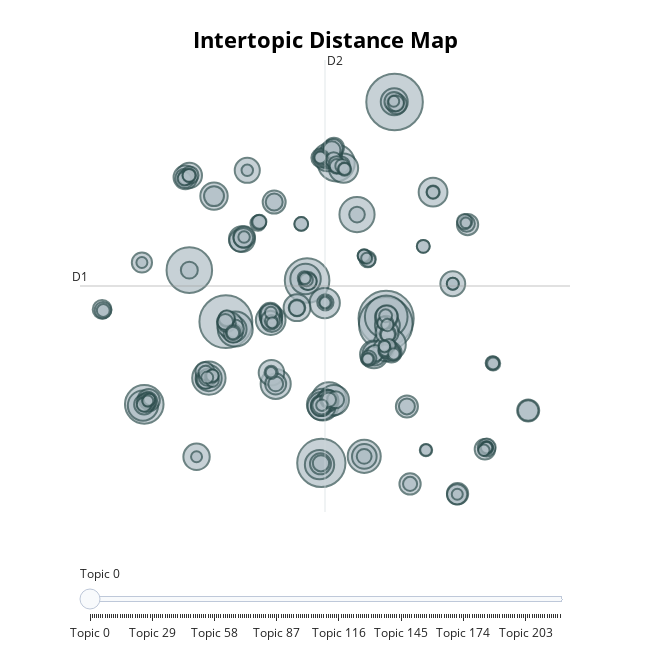

Notebook code for this chart:
### Code cell
bertopic_name = f'{model_path}/bertopic_model.pt'

if not os.path.exists(bertopic_name):
    text_train = train_dataset['cleaned_text']
    bertopic_model = train_bertopic(docs=text_train)
    bertopic_model.save(bertopic_name)

bertopic_model = BERTopic.load(bertopic_name)
bertopic_model.visualize_topics()

### Figure 1 — Plotly figure (JSON) as saved in the notebook; plotly's stock layout.template omitted (floating-point values rounded to 4 significant figures; data arrays with more than 128 entries replaced by an {"elided": "..."} marker saying what was removed)
{"data": [{"customdata": {"elided": "220x3 mixed values"}, "hovertemplate": "<b>Topic %{customdata[0]}</b><br>%{customdata[1]}<br>Size: %{customdata[2]}", "legendgroup": "", "marker": {"color": "#B0BEC5", "line": {"color": "DarkSlateGrey", "width": 2}, "size": {"elided": "220 int values"}, "sizemode": "area", "sizeref": 0.1812, "symbol": "circle"}, "mode": "markers", "name": "", "orientation": "v", "showlegend": false, "type": "scatter", "x": {"elided": "220 float values"}, "xaxis": "x", "y": {"elided": "220 float values"}, "yaxis": "y"}], "layout": {"annotations": [{"showarrow": false, "text": "D1", "x": -12.37, "y": 6.922, "yshift": 10}, {"showarrow": false, "text": "D2", "x": 5.515, "xshift": 10, "y": 24.23}], "height": 650, "hoverlabel": {"bgcolor": "white", "font": {"family": "Rockwell", "size": 16}}, "legend": {"itemsizing": "constant", "tracegroupgap": 0}, "margin": {"t": 60}, "shapes": [{"line": {"color": "#CFD8DC", "width": 2}, "type": "line", "x0": 5.515, "x1": 5.515, "y0": -10.39, "y1": 24.23}, {"line": {"color": "#9E9E9E", "width": 2}, "type": "line", "x0": -12.37, "x1": 23.4, "y0": 6.922, "y1": 6.922}], "sliders": [{"active": 0, "pad": {"t": 50}, "steps": [{"args": [{"marker.color": {"elided": "1x220 str values"}}], "label": "Topic 0", "method": "update"}, {"args": [{"marker.color": {"elided": "1x220 str values"}}], "label": "Topic 1", "method": "update"}, {"args": [{"marker.color": {"elided": "1x220 str values"}}], "label": "Topic 2", "method": "update"}, {"args": [{"marker.color": {"elided": "1x220 str values"}}], "label": "Topic 3", "method": "update"}, {"args": [{"marker.color": {"elided": "1x220 str values"}}], "label": "Topic 4", "method": "update"}, {"args": [{"marker.color": {"elided": "1x220 str values"}}], "label": "Topic 5", "method": "update"}, {"args": [{"marker.color": {"elided": "1x220 str values"}}], "label": "Topic 6", "method": "update"}, {"args": [{"marker.color": {"elided": "1x220 str values"}}], "label": "Topic 7", "method": "update"}, {"args": [{"marker.color": {"elided": "1x220 str values"}}], "label": "Topic 8", "method": "update"}, {"args": [{"marker.color": {"elided": "1x220 str values"}}], "label": "Topic 9", "method": "update"}, {"args": [{"marker.color": {"elided": "1x220 str values"}}], "label": "Topic 10", "method": "update"}, {"args": [{"marker.color": {"elided": "1x220 str values"}}], "label": "Topic 11", "method": "update"}, {"args": [{"marker.color": {"elided": "1x220 str values"}}], "label": "Topic 12", "method": "update"}, {"args": [{"marker.color": {"elided": "1x220 str values"}}], "label": "Topic 13", "method": "update"}, {"args": [{"marker.color": {"elided": "1x220 str values"}}], "label": "Topic 14", "method": "update"}, {"args": [{"marker.color": {"elided": "1x220 str values"}}], "label": "Topic 15", "method": "update"}, {"args": [{"marker.color": {"elided": "1x220 str values"}}], "label": "Topic 16", "method": "update"}, {"args": [{"marker.color": {"elided": "1x220 str values"}}], "label": "Topic 17", "method": "update"}, {"args": [{"marker.color": {"elided": "1x220 str values"}}], "label": "Topic 18", "method": "update"}, {"args": [{"marker.color": {"elided": "1x220 str values"}}], "label": "Topic 19", "method": "update"}, {"args": [{"marker.color": {"elided": "1x220 str values"}}], "label": "Topic 20", "method": "update"}, {"args": [{"marker.color": {"elided": "1x220 str values"}}], "label": "Topic 21", "method": "update"}, {"args": [{"marker.color": {"elided": "1x220 str values"}}], "label": "Topic 22", "method": "update"}, {"args": [{"marker.color": {"elided": "1x220 str values"}}], "label": "Topic 23", "method": "update"}, {"args": [{"marker.color": {"elided": "1x220 str values"}}], "label": "Topic 24", "method": "update"}, {"args": [{"marker.color": {"elided": "1x220 str values"}}], "label": "Topic 25", "method": "update"}, {"args": [{"marker.color": {"elided": "1x220 str values"}}], "label": "Topic 26", "method": "update"}, {"args": [{"marker.color": {"elided": "1x220 str values"}}], "label": "Topic 27", "method": "update"}, {"args": [{"marker.color": {"elided": "1x220 str values"}}], "label": "Topic 28", "method": "update"}, {"args": [{"marker.color": {"elided": "1x220 str values"}}], "label": "Topic 29", "method": "update"}, {"args": [{"marker.color": {"elided": "1x220 str values"}}], "label": "Topic 30", "method": "update"}, {"args": [{"marker.color": {"elided": "1x220 str values"}}], "label": "Topic 31", "method": "update"}, {"args": [{"marker.color": {"elided": "1x220 str values"}}], "label": "Topic 32", "method": "update"}, {"args": [{"marker.color": {"elided": "1x220 str values"}}], "label": "Topic 33", "method": "update"}, {"args": [{"marker.color": {"elided": "1x220 str values"}}], "label": "Topic 34", "method": "update"}, {"args": [{"marker.color": {"elided": "1x220 str values"}}], "label": "Topic 35", "method": "update"}, {"args": [{"marker.color": {"elided": "1x220 str values"}}], "label": "Topic 36", "method": "update"}, {"args": [{"marker.color": {"elided": "1x220 str values"}}], "label": "Topic 37", "method": "update"}, {"args": [{"marker.color": {"elided": "1x220 str values"}}], "label": "Topic 38", "method": "update"}, {"args": [{"marker.color": {"elided": "1x220 str values"}}], "label": "Topic 39", "method": "update"}, {"args": [{"marker.color": {"elided": "1x220 str values"}}], "label": "Topic 40", "method": "update"}, {"args": [{"marker.color": {"elided": "1x220 str values"}}], "label": "Topic 41", "method": "update"}, {"args": [{"marker.color": {"elided": "1x220 str values"}}], "label": "Topic 42", "method": "update"}, {"args": [{"marker.color": {"elided": "1x220 str values"}}], "label": "Topic 43", "method": "update"}, {"args": [{"marker.color": {"elided": "1x220 str values"}}], "label": "Topic 44", "method": "update"}, {"args": [{"marker.color": {"elided": "1x220 str values"}}], "label": "Topic 45", "method": "update"}, {"args": [{"marker.color": {"elided": "1x220 str values"}}], "label": "Topic 46", "method": "update"}, {"args": [{"marker.color": {"elided": "1x220 str values"}}], "label": "Topic 47", "method": "update"}, {"args": [{"marker.color": {"elided": "1x220 str values"}}], "label": "Topic 48", "method": "update"}, {"args": [{"marker.color": {"elided": "1x220 str values"}}], "label": "Topic 49", "method": "update"}, {"args": [{"marker.color": {"elided": "1x220 str values"}}], "label": "Topic 50", "method": "update"}, {"args": [{"marker.color": {"elided": "1x220 str values"}}], "label": "Topic 51", "method": "update"}, {"args": [{"marker.color": {"elided": "1x220 str values"}}], "label": "Topic 52", "method": "update"}, {"args": [{"marker.color": {"elided": "1x220 str values"}}], "label": "Topic 53", "method": "update"}, {"args": [{"marker.color": {"elided": "1x220 str values"}}], "label": "Topic 54", "method": "update"}, {"args": [{"marker.color": {"elided": "1x220 str values"}}], "label": "Topic 55", "method": "update"}, {"args": [{"marker.color": {"elided": "1x220 str values"}}], "label": "Topic 56", "method": "update"}, {"args": [{"marker.color": {"elided": "1x220 str values"}}], "label": "Topic 57", "method": "update"}, {"args": [{"marker.color": {"elided": "1x220 str values"}}], "label": "Topic 58", "method": "update"}, {"args": [{"marker.color": {"elided": "1x220 str values"}}], "label": "Topic 59", "method": "update"}, {"args": [{"marker.color": {"elided": "1x220 str values"}}], "label": "Topic 60", "method": "update"}, {"args": [{"marker.color": {"elided": "1x220 str values"}}], "label": "Topic 61", "method": "update"}, {"args": [{"marker.color": {"elided": "1x220 str values"}}], "label": "Topic 62", "method": "update"}, {"args": [{"marker.color": {"elided": "1x220 str values"}}], "label": "Topic 63", "method": "update"}, {"args": [{"marker.color": {"elided": "1x220 str values"}}], "label": "Topic 64", "method": "update"}, {"args": [{"marker.color": {"elided": "1x220 str values"}}], "label": "Topic 65", "method": "update"}, {"args": [{"marker.color": {"elided": "1x220 str values"}}], "label": "Topic 66", "method": "update"}, {"args": [{"marker.color": {"elided": "1x220 str values"}}], "label": "Topic 67", "method": "update"}, {"args": [{"marker.color": {"elided": "1x220 str values"}}], "label": "Topic 68", "method": "update"}, {"args": [{"marker.color": {"elided": "1x220 str values"}}], "label": "Topic 69", "method": "update"}, {"args": [{"marker.color": {"elided": "1x220 str values"}}], "label": "Topic 70", "method": "update"}, {"args": [{"marker.color": {"elided": "1x220 str values"}}], "label": "Topic 71", "method": "update"}, {"args": [{"marker.color": {"elided": "1x220 str values"}}], "label": "Topic 72", "method": "update"}, {"args": [{"marker.color": {"elided": "1x220 str values"}}], "label": "Topic 73", "method": "update"}, {"args": [{"marker.color": {"elided": "1x220 str values"}}], "label": "Topic 74", "method": "update"}, {"args": [{"marker.color": {"elided": "1x220 str values"}}], "label": "Topic 75", "method": "update"}, {"args": [{"marker.color": {"elided": "1x220 str values"}}], "label": "Topic 76", "method": "update"}, {"args": [{"marker.color": {"elided": "1x220 str values"}}], "label": "Topic 77", "method": "update"}, {"args": [{"marker.color": {"elided": "1x220 str values"}}], "label": "Topic 78", "method": "update"}, {"args": [{"marker.color": {"elided": "1x220 str values"}}], "label": "Topic 79", "method": "update"}, {"args": [{"marker.color": {"elided": "1x220 str values"}}], "label": "Topic 80", "method": "update"}, {"args": [{"marker.color": {"elided": "1x220 str values"}}], "label": "Topic 81", "method": "update"}, {"args": [{"marker.color": {"elided": "1x220 str values"}}], "label": "Topic 82", "method": "update"}, {"args": [{"marker.color": {"elided": "1x220 str values"}}], "label": "Topic 83", "method": "update"}, {"args": [{"marker.color": {"elided": "1x220 str values"}}], "label": "Topic 84", "method": "update"}, {"args": [{"marker.color": {"elided": "1x220 str values"}}], "label": "Topic 85", "method": "update"}, {"args": [{"marker.color": {"elided": "1x220 str values"}}], "label": "Topic 86", "method": "update"}, {"args": [{"marker.color": {"elided": "1x220 str values"}}], "label": "Topic 87", "method": "update"}, {"args": [{"marker.color": {"elided": "1x220 str values"}}], "label": "Topic 88", "method": "update"}, {"args": [{"marker.color": {"elided": "1x220 str values"}}], "label": "Topic 89", "method": "update"}, {"args": [{"marker.color": {"elided": "1x220 str values"}}], "label": "Topic 90", "method": "update"}, {"args": [{"marker.color": {"elided": "1x220 str values"}}], "label": "Topic 91", "method": "update"}, {"args": [{"marker.color": {"elided": "1x220 str values"}}], "label": "Topic 92", "method": "update"}, {"args": [{"marker.color": {"elided": "1x220 str values"}}], "label": "Topic 93", "method": "update"}, {"args": [{"marker.color": {"elided": "1x220 str values"}}], "label": "Topic 94", "method": "update"}, {"args": [{"marker.color": {"elided": "1x220 str values"}}], "label": "Topic 95", "method": "update"}, {"args": [{"marker.color": {"elided": "1x220 str values"}}], "label": "Topic 96", "method": "update"}, {"args": [{"marker.color": {"elided": "1x220 str values"}}], "label": "Topic 97", "method": "update"}, {"args": [{"marker.color": {"elided": "1x220 str values"}}], "label": "Topic 98", "method": "update"}, {"args": [{"marker.color": {"elided": "1x220 str values"}}], "label": "Topic 99", "method": "update"}, {"args": [{"marker.color": {"elided": "1x220 str values"}}], "label": "Topic 100", "method": "update"}, {"args": [{"marker.color": {"elided": "1x220 str values"}}], "label": "Topic 101", "method": "update"}, {"args": [{"marker.color": {"elided": "1x220 str values"}}], "label": "Topic 102", "method": "update"}, {"args": [{"marker.color": {"elided": "1x220 str values"}}], "label": "Topic 103", "method": "update"}, {"args": [{"marker.color": {"elided": "1x220 str values"}}], "label": "Topic 104", "method": "update"}, {"args": [{"marker.color": {"elided": "1x220 str values"}}], "label": "Topic 105", "method": "update"}, {"args": [{"marker.color": {"elided": "1x220 str values"}}], "label": "Topic 106", "method": "update"}, {"args": [{"marker.color": {"elided": "1x220 str values"}}], "label": "Topic 107", "method": "update"}, {"args": [{"marker.color": {"elided": "1x220 str values"}}], "label": "Topic 108", "method": "update"}, {"args": [{"marker.color": {"elided": "1x220 str values"}}], "label": "Topic 109", "method": "update"}, {"args": [{"marker.color": {"elided": "1x220 str values"}}], "label": "Topic 110", "method": "update"}, {"args": [{"marker.color": {"elided": "1x220 str values"}}], "label": "Topic 111", "method": "update"}, {"args": [{"marker.color": {"elided": "1x220 str values"}}], "label": "Topic 112", "method": "update"}, {"args": [{"marker.color": {"elided": "1x220 str values"}}], "label": "Topic 113", "method": "update"}, {"args": [{"marker.color": {"elided": "1x220 str values"}}], "label": "Topic 114", "method": "update"}, {"args": [{"marker.color": {"elided": "1x220 str values"}}], "label": "Topic 115", "method": "update"}, {"args": [{"marker.color": {"elided": "1x220 str values"}}], "label": "Topic 116", "method": "update"}, {"args": [{"marker.color": {"elided": "1x220 str values"}}], "label": "Topic 117", "method": "update"}, {"args": [{"marker.color": {"elided": "1x220 str values"}}], "label": "Topic 118", "method": "update"}, {"args": [{"marker.color": {"elided": "1x220 str values"}}], "label": "Topic 119", "method": "update"}, {"args": [{"marker.color": {"elided": "1x220 str values"}}], "label": "Topic 120", "method": "update"}, {"args": [{"marker.color": {"elided": "1x220 str values"}}], "label": "Topic 121", "method": "update"}, {"args": [{"marker.color": {"elided": "1x220 str values"}}], "label": "Topic 122", "method": "update"}, {"args": [{"marker.color": {"elided": "1x220 str values"}}], "label": "Topic 123", "method": "update"}, {"args": [{"marker.color": {"elided": "1x220 str values"}}], "label": "Topic 124", "method": "update"}, {"args": [{"marker.color": {"elided": "1x220 str values"}}], "label": "Topic 125", "method": "update"}, {"args": [{"marker.color": {"elided": "1x220 str values"}}], "label": "Topic 126", "method": "update"}, {"args": [{"marker.color": {"elided": "1x220 str values"}}], "label": "Topic 127", "method": "update"}, {"args": [{"marker.color": {"elided": "1x220 str values"}}], "label": "Topic 128", "method": "update"}, {"args": [{"marker.color": {"elided": "1x220 str values"}}], "label": "Topic 129", "method": "update"}, {"args": [{"marker.color": {"elided": "1x220 str values"}}], "label": "Topic 130", "method": "update"}, {"args": [{"marker.color": {"elided": "1x220 str values"}}], "label": "Topic 131", "method": "update"}, {"args": [{"marker.color": {"elided": "1x220 str values"}}], "label": "Topic 132", "method": "update"}, {"args": [{"marker.color": {"elided": "1x220 str values"}}], "label": "Topic 133", "method": "update"}, {"args": [{"marker.color": {"elided": "1x220 str values"}}], "label": "Topic 134", "method": "update"}, {"args": [{"marker.color": {"elided": "1x220 str values"}}], "label": "Topic 135", "method": "update"}, {"args": [{"marker.color": {"elided": "1x220 str values"}}], "label": "Topic 136", "method": "update"}, {"args": [{"marker.color": {"elided": "1x220 str values"}}], "label": "Topic 137", "method": "update"}, {"args": [{"marker.color": {"elided": "1x220 str values"}}], "label": "Topic 138", "method": "update"}, {"args": [{"marker.color": {"elided": "1x220 str values"}}], "label": "Topic 139", "method": "update"}, {"args": [{"marker.color": {"elided": "1x220 str values"}}], "label": "Topic 140", "method": "update"}, {"args": [{"marker.color": {"elided": "1x220 str values"}}], "label": "Topic 141", "method": "update"}, {"args": [{"marker.color": {"elided": "1x220 str values"}}], "label": "Topic 142", "method": "update"}, {"args": [{"marker.color": {"elided": "1x220 str values"}}], "label": "Topic 143", "method": "update"}, {"args": [{"marker.color": {"elided": "1x220 str values"}}], "label": "Topic 144", "method": "update"}, {"args": [{"marker.color": {"elided": "1x220 str values"}}], "label": "Topic 145", "method": "update"}, {"args": [{"marker.color": {"elided": "1x220 str values"}}], "label": "Topic 146", "method": "update"}, {"args": [{"marker.color": {"elided": "1x220 str values"}}], "label": "Topic 147", "method": "update"}, {"args": [{"marker.color": {"elided": "1x220 str values"}}], "label": "Topic 148", "method": "update"}, {"args": [{"marker.color": {"elided": "1x220 str values"}}], "label": "Topic 149", "method": "update"}, {"args": [{"marker.color": {"elided": "1x220 str values"}}], "label": "Topic 150", "method": "update"}, {"args": [{"marker.color": {"elided": "1x220 str values"}}], "label": "Topic 151", "method": "update"}, {"args": [{"marker.color": {"elided": "1x220 str values"}}], "label": "Topic 152", "method": "update"}, {"args": [{"marker.color": {"elided": "1x220 str values"}}], "label": "Topic 153", "method": "update"}, {"args": [{"marker.color": {"elided": "1x220 str values"}}], "label": "Topic 154", "method": "update"}, {"args": [{"marker.color": {"elided": "1x220 str values"}}], "label": "Topic 155", "method": "update"}, {"args": [{"marker.color": {"elided": "1x220 str values"}}], "label": "Topic 156", "method": "update"}, {"args": [{"marker.color": {"elided": "1x220 str values"}}], "label": "Topic 157", "method": "update"}, {"args": [{"marker.color": {"elided": "1x220 str values"}}], "label": "Topic 158", "method": "update"}, {"args": [{"marker.color": {"elided": "1x220 str values"}}], "label": "Topic 159", "method": "update"}, {"args": [{"marker.color": {"elided": "1x220 str values"}}], "label": "Topic 160", "method": "update"}, {"args": [{"marker.color": {"elided": "1x220 str values"}}], "label": "Topic 161", "method": "update"}, {"args": [{"marker.color": {"elided": "1x220 str values"}}], "label": "Topic 162", "method": "update"}, {"args": [{"marker.color": {"elided": "1x220 str values"}}], "label": "Topic 163", "method": "update"}, {"args": [{"marker.color": {"elided": "1x220 str values"}}], "label": "Topic 164", "method": "update"}, {"args": [{"marker.color": {"elided": "1x220 str values"}}], "label": "Topic 165", "method": "update"}, {"args": [{"marker.color": {"elided": "1x220 str values"}}], "label": "Topic 166", "method": "update"}, {"args": [{"marker.color": {"elided": "1x220 str values"}}], "label": "Topic 167", "method": "update"}, {"args": [{"marker.color": {"elided": "1x220 str values"}}], "label": "Topic 168", "method": "update"}, {"args": [{"marker.color": {"elided": "1x220 str values"}}], "label": "Topic 169", "method": "update"}, {"args": [{"marker.color": {"elided": "1x220 str values"}}], "label": "Topic 170", "method": "update"}, {"args": [{"marker.color": {"elided": "1x220 str values"}}], "label": "Topic 171", "method": "update"}, {"args": [{"marker.color": {"elided": "1x220 str values"}}], "label": "Topic 172", "method": "update"}, {"args": [{"marker.color": {"elided": "1x220 str values"}}], "label": "Topic 173", "method": "update"}, {"args": [{"marker.color": {"elided": "1x220 str values"}}], "label": "Topic 174", "method": "update"}, {"args": [{"marker.color": {"elided": "1x220 str values"}}], "label": "Topic 175", "method": "update"}, {"args": [{"marker.color": {"elided": "1x220 str values"}}], "label": "Topic 176", "method": "update"}, {"args": [{"marker.color": {"elided": "1x220 str values"}}], "label": "Topic 177", "method": "update"}, {"args": [{"marker.color": {"elided": "1x220 str values"}}], "label": "Topic 178", "method": "update"}, {"args": [{"marker.color": {"elided": "1x220 str values"}}], "label": "Topic 179", "method": "update"}, {"args": [{"marker.color": {"elided": "1x220 str values"}}], "label": "Topic 180", "method": "update"}, {"args": [{"marker.color": {"elided": "1x220 str values"}}], "label": "Topic 181", "method": "update"}, {"args": [{"marker.color": {"elided": "1x220 str values"}}], "label": "Topic 182", "method": "update"}, {"args": [{"marker.color": {"elided": "1x220 str values"}}], "label": "Topic 183", "method": "update"}, {"args": [{"marker.color": {"elided": "1x220 str values"}}], "label": "Topic 184", "method": "update"}, {"args": [{"marker.color": {"elided": "1x220 str values"}}], "label": "Topic 185", "method": "update"}, {"args": [{"marker.color": {"elided": "1x220 str values"}}], "label": "Topic 186", "method": "update"}, {"args": [{"marker.color": {"elided": "1x220 str values"}}], "label": "Topic 187", "method": "update"}, {"args": [{"marker.color": {"elided": "1x220 str values"}}], "label": "Topic 188", "method": "update"}, {"args": [{"marker.color": {"elided": "1x220 str values"}}], "label": "Topic 189", "method": "update"}, {"args": [{"marker.color": {"elided": "1x220 str values"}}], "label": "Topic 190", "method": "update"}, {"args": [{"marker.color": {"elided": "1x220 str values"}}], "label": "Topic 191", "method": "update"}, {"args": [{"marker.color": {"elided": "1x220 str values"}}], "label": "Topic 192", "method": "update"}, {"args": [{"marker.color": {"elided": "1x220 str values"}}], "label": "Topic 193", "method": "update"}, {"args": [{"marker.color": {"elided": "1x220 str values"}}], "label": "Topic 194", "method": "update"}, {"args": [{"marker.color": {"elided": "1x220 str values"}}], "label": "Topic 195", "method": "update"}, {"args": [{"marker.color": {"elided": "1x220 str values"}}], "label": "Topic 196", "method": "update"}, {"args": [{"marker.color": {"elided": "1x220 str values"}}], "label": "Topic 197", "method": "update"}, {"args": [{"marker.color": {"elided": "1x220 str values"}}], "label": "Topic 198", "method": "update"}, {"args": [{"marker.color": {"elided": "1x220 str values"}}], "label": "Topic 199", "method": "update"}, {"args": [{"marker.color": {"elided": "1x220 str values"}}], "label": "Topic 200", "method": "update"}, {"args": [{"marker.color": {"elided": "1x220 str values"}}], "label": "Topic 201", "method": "update"}, {"args": [{"marker.color": {"elided": "1x220 str values"}}], "label": "Topic 202", "method": "update"}, {"args": [{"marker.color": {"elided": "1x220 str values"}}], "label": "Topic 203", "method": "update"}, {"args": [{"marker.color": {"elided": "1x220 str values"}}], "label": "Topic 204", "method": "update"}, {"args": [{"marker.color": {"elided": "1x220 str values"}}], "label": "Topic 205", "method": "update"}, {"args": [{"marker.color": {"elided": "1x220 str values"}}], "label": "Topic 206", "method": "update"}, {"args": [{"marker.color": {"elided": "1x220 str values"}}], "label": "Topic 207", "method": "update"}, {"args": [{"marker.color": {"elided": "1x220 str values"}}], "label": "Topic 208", "method": "update"}, {"args": [{"marker.color": {"elided": "1x220 str values"}}], "label": "Topic 209", "method": "update"}, {"args": [{"marker.color": {"elided": "1x220 str values"}}], "label": "Topic 210", "method": "update"}, {"args": [{"marker.color": {"elided": "1x220 str values"}}], "label": "Topic 211", "method": "update"}, {"args": [{"marker.color": {"elided": "1x220 str values"}}], "label": "Topic 212", "method": "update"}, {"args": [{"marker.color": {"elided": "1x220 str values"}}], "label": "Topic 213", "method": "update"}, {"args": [{"marker.color": {"elided": "1x220 str values"}}], "label": "Topic 214", "method": "update"}, {"args": [{"marker.color": {"elided": "1x220 str values"}}], "label": "Topic 215", "method": "update"}, {"args": [{"marker.color": {"elided": "1x220 str values"}}], "label": "Topic 216", "method": "update"}, {"args": [{"marker.color": {"elided": "1x220 str values"}}], "label": "Topic 217", "method": "update"}, {"args": [{"marker.color": {"elided": "1x220 str values"}}], "label": "Topic 218", "method": "update"}, {"args": [{"marker.color": {"elided": "1x220 str values"}}], "label": "Topic 219", "method": "update"}]}], "title": {"font": {"color": "Black", "size": 22}, "text": "<b>Intertopic Distance Map</b>", "x": 0.5, "xanchor": "center", "y": 0.95, "yanchor": "top"}, "width": 650, "xaxis": {"anchor": "y", "domain": [0, 1], "range": [-12.37, 23.4], "title": {"text": ""}, "visible": false}, "yaxis": {"anchor": "x", "domain": [0, 1], "range": [-10.39, 24.23], "title": {"text": ""}, "visible": false}}}
